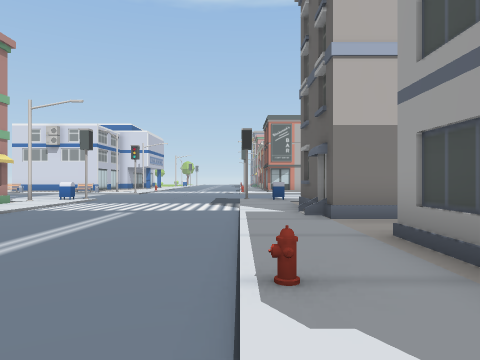
View 1 (above)

24 first-person views from a walk through a Unity game level. The camera is 1.3 m above the floor, looks level and sees 70° across. The floor is counted in squares, 2 m on a side. Each view is taken from the middle of a square. On the plan, view 1 faces up. The plan holds only what a view shows up to about 10 squares ahead; the rest is blank. The place goes on beyond the plan.

View 2
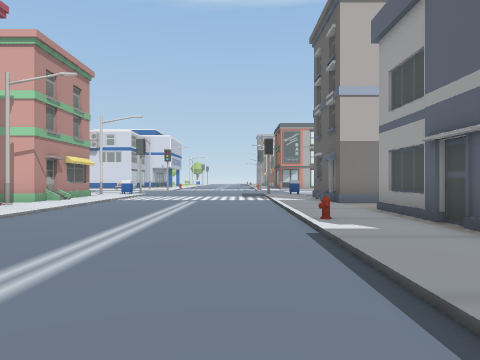

View 3
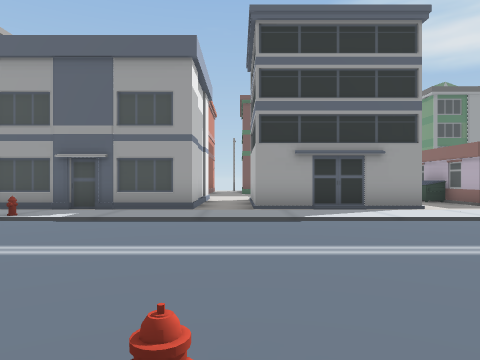

View 4
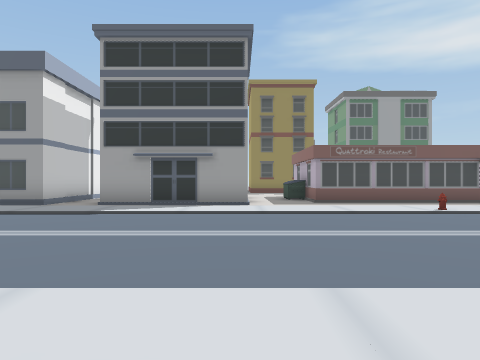

View 5
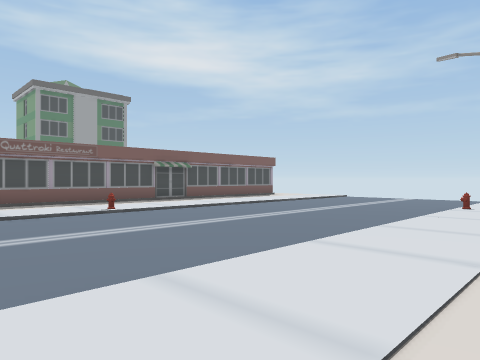

View 6
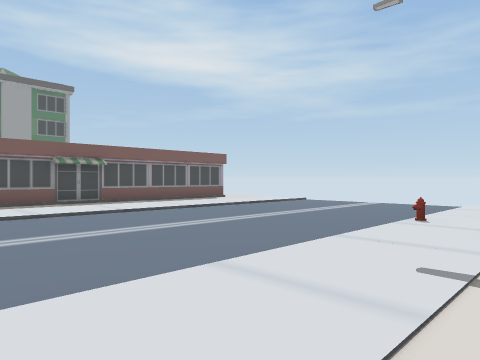

View 7
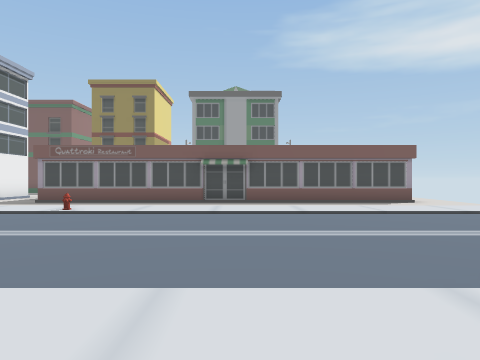

View 8
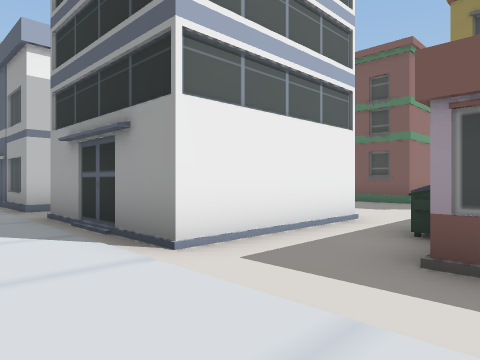

View 9
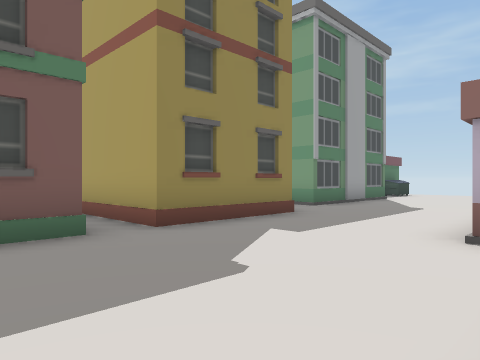

View 10
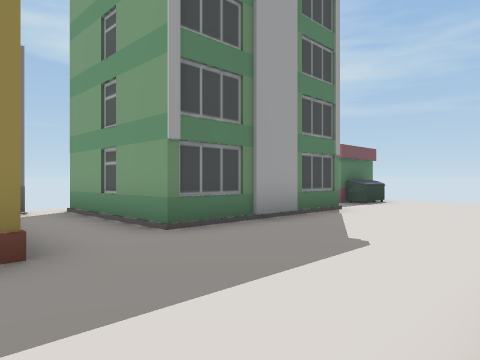

View 11
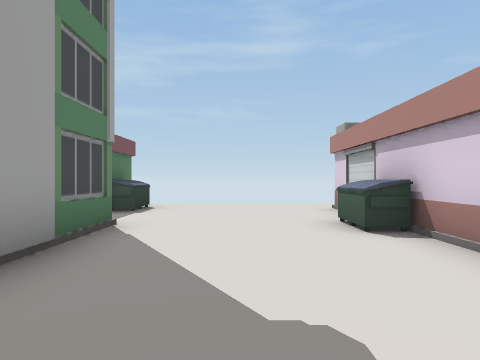

View 12
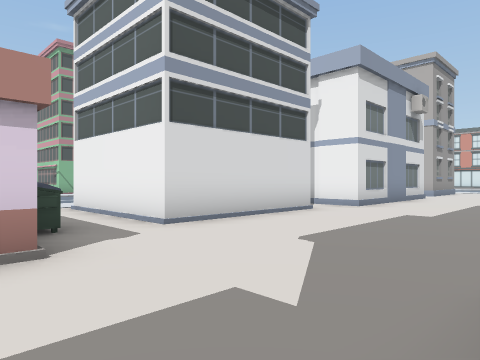

View 13
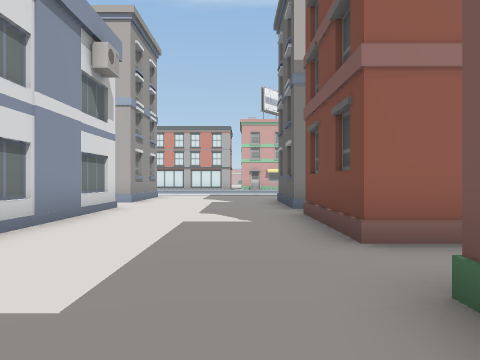

View 14
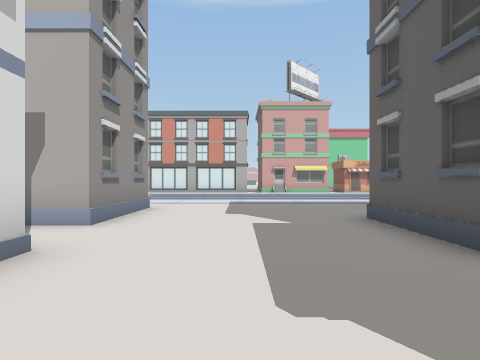

View 15
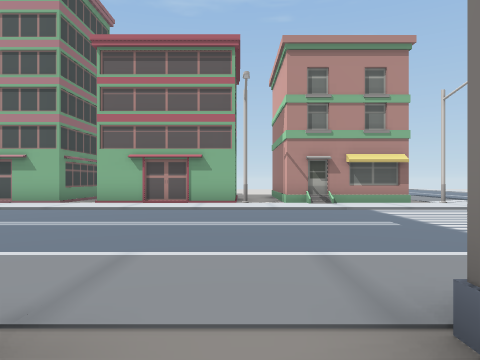

View 16
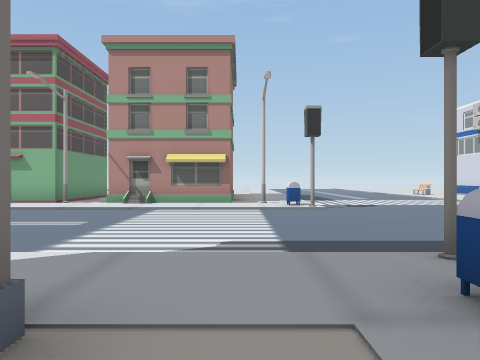

View 17
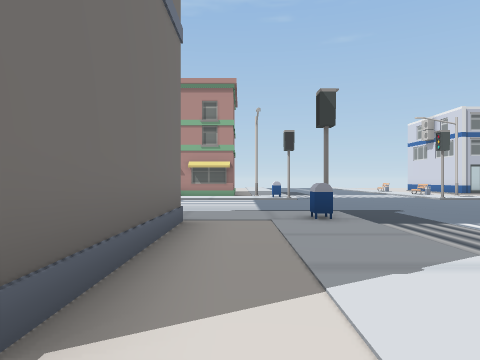

View 18
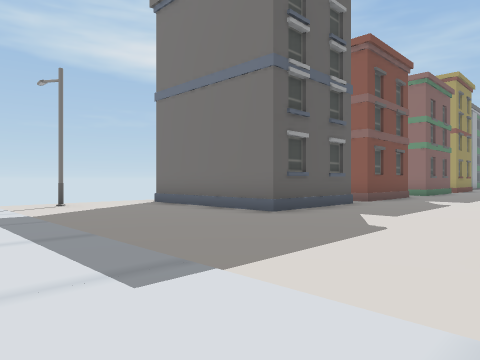

View 19
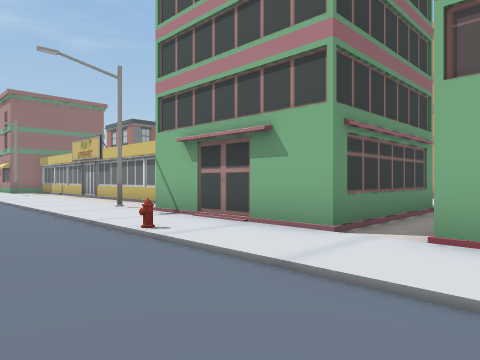

View 20
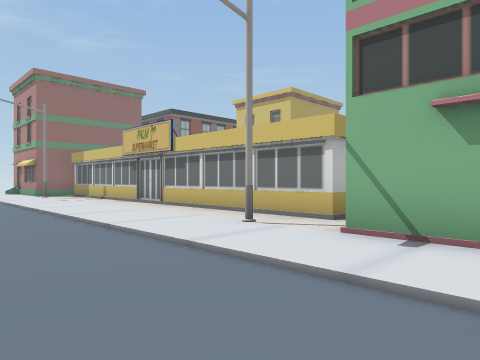

View 21
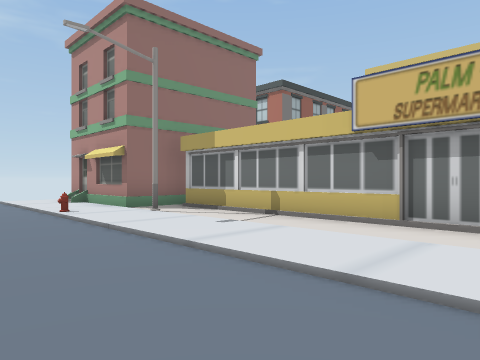

View 22
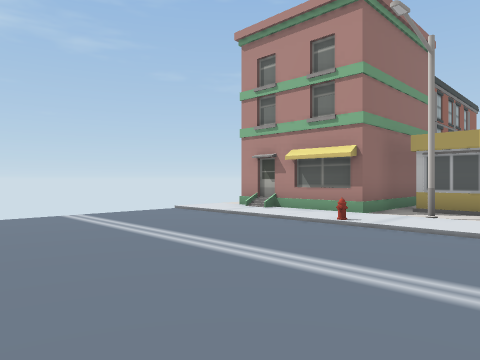

View 23
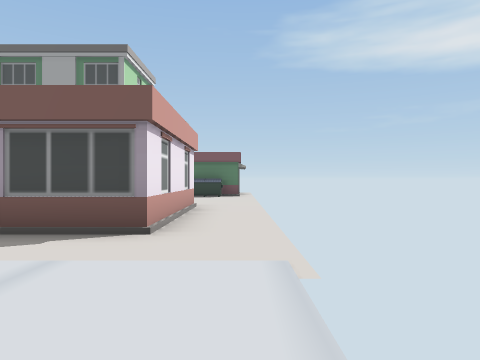

View 24
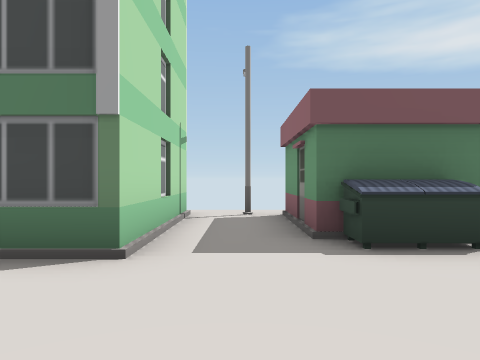

### Floor plan
Key: @ floor where view 1 was taken; # wall or solid block; . main floor; - floor 0.25 m lower than the main floor; / step, stairs or slope; B building; H hydrant; S streetlight; U dumpster; M mailbox; O other object.
Columns run from 10 left of view 1 to 14 right of it. Each row starts with its distance up from view 1.
 12    //O----O/////////
 11    SM/----/M............
 10    ../----/..............
  9    #./----/.####........S
  8    #./----/.B   .........
  7    #//----//#   .........
  6    ../----/.####.....
  5    S./----/... ......
  4    #./----/.#   #....#
  3    #./----/.B   #....
  2    #./----H.#   #...B
  1    B./----/.#   #....
  0 #BBB./----@.B   #...B#
 -1    #./----/.##.##.....
 -2    #.H----/..........
 -3    #./----/.#   ....B
 -4   ##./----/.#   ....
 -5   #S./----/.##  .....
 -6   #../----/.B###.......
 -7   #../----/..........###
 -8   #../----/....U.....
 -9   #../----/..B   ....
-10   #../----O..#   .......
-11   #../----/..#   .......S
-12   #../----/..B   ....###B
-13   #../----/..#   ....#
-14   #../----/..#   ....#
-15   #S./----/..B   ....#
-16 ####.H----/..#   U...####
-17    #./----/..#   .......S
-18    #./----/..B   .....###
-19    #//----/..####....U#
-20    ../----/...........#

Where each view was taken, in squares from view 1:
view 1: 0 up, 0 right, facing up
view 2: 3 down, 1 left, facing up
view 3: 2 down, 6 left, facing right
view 4: 6 down, 7 left, facing right
view 5: 7 down, 7 left, facing down-right
view 6: 10 down, 7 left, facing down-right
view 7: 14 down, 7 left, facing right
view 8: 9 down, 0 right, facing up-right
view 9: 4 down, 6 right, facing down-right
view 10: 9 down, 7 right, facing down-right
view 11: 11 down, 9 right, facing down
view 12: 9 down, 10 right, facing up-left
view 13: 4 down, 9 right, facing up
view 14: 1 up, 8 right, facing up
view 15: 5 up, 3 right, facing left
view 16: 10 up, 3 right, facing left
view 17: 10 up, 7 right, facing left
view 18: 12 up, 6 right, facing down-right
view 19: 2 up, 3 left, facing down-left
view 20: 2 down, 3 left, facing down-left
view 21: 9 down, 3 left, facing down-left
view 22: 13 down, 0 right, facing down-left
view 23: 20 down, 1 left, facing right
view 24: 17 down, 8 right, facing right
